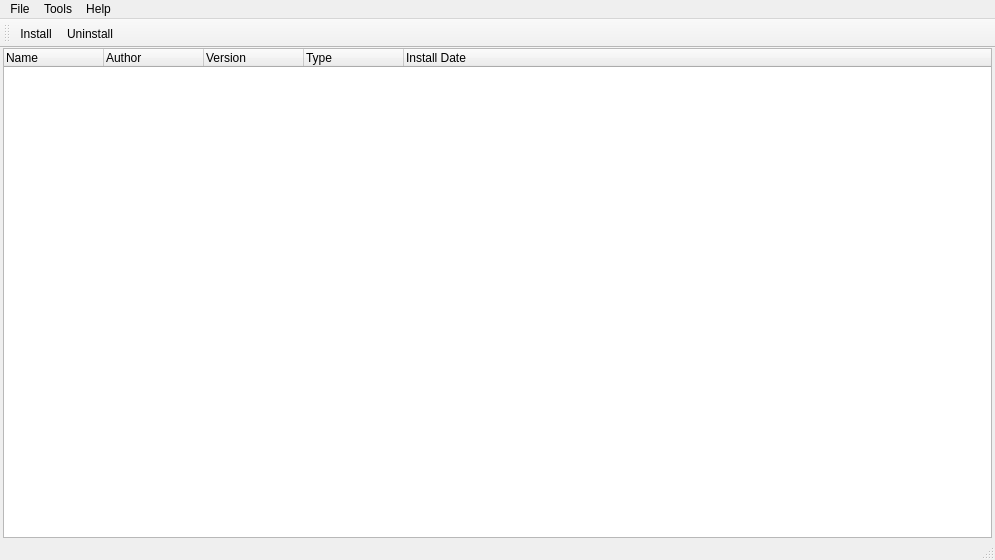
<?xml version="1.0" encoding="UTF-8"?>
<ui version="4.0">
 <class>MainWindow</class>
 <widget class="QMainWindow" name="MainWindow">
  <property name="geometry">
   <rect>
    <x>0</x>
    <y>0</y>
    <width>995</width>
    <height>560</height>
   </rect>
  </property>
  <property name="windowTitle">
   <string>XV2 Mods Installer</string>
  </property>
  <widget class="QWidget" name="centralWidget">
   <layout class="QHBoxLayout" name="horizontalLayout">
    <property name="leftMargin">
     <number>3</number>
    </property>
    <property name="topMargin">
     <number>0</number>
    </property>
    <property name="rightMargin">
     <number>3</number>
    </property>
    <property name="bottomMargin">
     <number>0</number>
    </property>
    <item>
     <widget class="QTreeWidget" name="modsList">
      <property name="contextMenuPolicy">
       <enum>Qt::ActionsContextMenu</enum>
      </property>
      <property name="selectionMode">
       <enum>QAbstractItemView::ExtendedSelection</enum>
      </property>
      <property name="rootIsDecorated">
       <bool>false</bool>
      </property>
      <column>
       <property name="text">
        <string>Name</string>
       </property>
      </column>
      <column>
       <property name="text">
        <string>Author</string>
       </property>
      </column>
      <column>
       <property name="text">
        <string>Version</string>
       </property>
      </column>
      <column>
       <property name="text">
        <string>Type</string>
       </property>
      </column>
      <column>
       <property name="text">
        <string>Install Date</string>
       </property>
      </column>
     </widget>
    </item>
   </layout>
  </widget>
  <widget class="QMenuBar" name="menuBar">
   <property name="geometry">
    <rect>
     <x>0</x>
     <y>0</y>
     <width>995</width>
     <height>22</height>
    </rect>
   </property>
   <widget class="QMenu" name="menuFile">
    <property name="title">
     <string>File</string>
    </property>
    <addaction name="actionOpen"/>
    <addaction name="separator"/>
    <addaction name="actionExit"/>
   </widget>
   <widget class="QMenu" name="menuHelp">
    <property name="title">
     <string>Help</string>
    </property>
    <addaction name="actionAbout"/>
   </widget>
   <widget class="QMenu" name="menuTools">
    <property name="title">
     <string>Tools</string>
    </property>
    <addaction name="actionAssociate_x2m_extension"/>
    <addaction name="actionSlot_editor"/>
    <addaction name="actionSlot_editor_stages"/>
    <addaction name="actionSlot_editor_stages_local_mode"/>
    <addaction name="actionFind_and_delete_dead_ids"/>
    <addaction name="actionChange_3_letter_code_of_x2m"/>
    <addaction name="actionCompile_INTERNAL_folder"/>
    <addaction name="actionConvert_charalist"/>
    <addaction name="separator"/>
    <addaction name="actionClear_installation"/>
    <addaction name="actionRemoveEmptyDirs"/>
    <addaction name="actionTriggerPortOover"/>
   </widget>
   <addaction name="menuFile"/>
   <addaction name="menuTools"/>
   <addaction name="menuHelp"/>
  </widget>
  <widget class="QToolBar" name="mainToolBar">
   <attribute name="toolBarArea">
    <enum>TopToolBarArea</enum>
   </attribute>
   <attribute name="toolBarBreak">
    <bool>false</bool>
   </attribute>
   <addaction name="actionOpen"/>
   <addaction name="actionUninstall"/>
  </widget>
  <widget class="QStatusBar" name="statusBar"/>
  <action name="actionOpen">
   <property name="icon">
    <iconset resource="resources.qrc">
     <normaloff>:/install.ico</normaloff>:/install.ico</iconset>
   </property>
   <property name="text">
    <string>Install</string>
   </property>
  </action>
  <action name="actionExit">
   <property name="text">
    <string>Exit</string>
   </property>
  </action>
  <action name="actionAbout">
   <property name="text">
    <string>About</string>
   </property>
  </action>
  <action name="actionUninstall">
   <property name="icon">
    <iconset resource="resources.qrc">
     <normaloff>:/uninstall.ico</normaloff>:/uninstall.ico</iconset>
   </property>
   <property name="text">
    <string>Uninstall</string>
   </property>
  </action>
  <action name="actionAssociate_x2m_extension">
   <property name="text">
    <string>Associate .x2m extension</string>
   </property>
  </action>
  <action name="actionSlot_editor">
   <property name="text">
    <string>Slot editor</string>
   </property>
  </action>
  <action name="actionFind_and_delete_dead_ids">
   <property name="text">
    <string>Find dead ids</string>
   </property>
  </action>
  <action name="actionClear_installation">
   <property name="text">
    <string>Clear installation</string>
   </property>
  </action>
  <action name="actionRemoveEmptyDirs">
   <property name="text">
    <string>Remove empty directories</string>
   </property>
  </action>
  <action name="actionChange_3_letter_code_of_x2m">
   <property name="text">
    <string>Change 3-letter code of x2m</string>
   </property>
  </action>
  <action name="actionConvert_charalist">
   <property name="text">
    <string>Convert CharaList</string>
   </property>
  </action>
  <action name="actionCompile_INTERNAL_folder">
   <property name="text">
    <string>Compile INTERNAL folder</string>
   </property>
  </action>
  <action name="actionSlot_editor_stages">
   <property name="text">
    <string>Slot editor (stages)</string>
   </property>
  </action>
  <action name="actionSlot_editor_stages_local_mode">
   <property name="text">
    <string>Slot editor (stages, local mode)</string>
   </property>
  </action>
  <action name="actionTriggerPortOover">
   <property name="text">
    <string>Trigger port over</string>
   </property>
  </action>
 </widget>
 <layoutdefault spacing="6" margin="11"/>
 <resources>
  <include location="resources.qrc"/>
 </resources>
 <connections/>
</ui>
